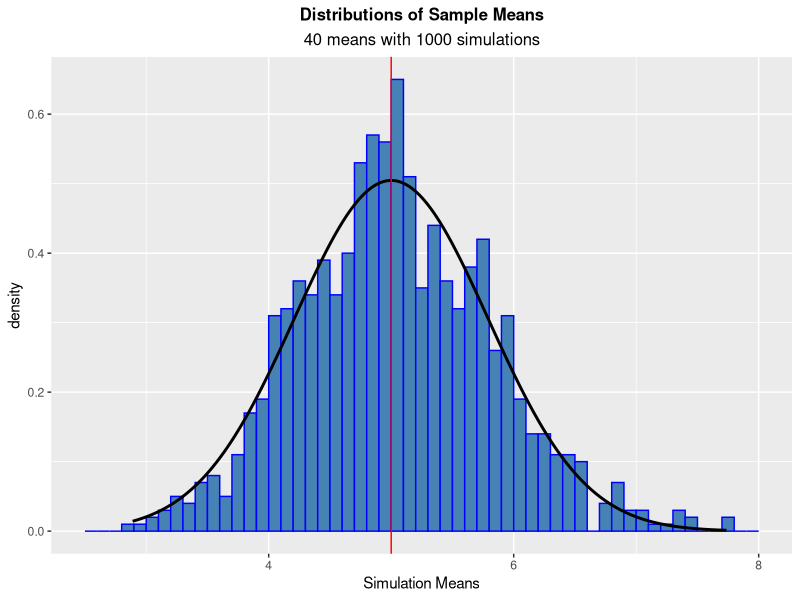

Write R code to recreate this figure.
## ---- chunk 1
set.seed(2019)
n <- 40         # number of exponentials
sims <- 1000    # number of simulations
lambda <- 0.2   

# Runs 1000 simulations and calculating mean
simulation_sims <- replicate(sims, rexp(n, lambda))
means_sims <- colMeans(simulation_sims)

## ---- chunk 2
sample_mean <- mean(means_sims)
theoretical_mean <- 1 / lambda

cbind(sample_mean, theoretical_mean)
## ---- chunk 3
sample_variance <- var(means_sims)
theoretical_variance <- (1/lambda)^2 / n

cbind(sample_variance, theoretical_variance)
## ---- chunk 4
library(ggplot2)
plotdata <- data.frame(means_sims)
x_norm <- seq(min(plotdata$means_sims), max(plotdata$means_sims), 
              length.out = 1000)
y_norm <- dnorm(x_norm, mean = 1/lambda, sd = (1/lambda)/sqrt(n))

mean_plot <- ggplot(data = plotdata, aes(x = means_sims))
mean_plot +
        geom_histogram(aes(y = ..density..),
                       breaks = seq(2.5,8, by = 0.1),
                       fill = "steelblue",
                       color = "blue") +
        ggtitle(label = "Distributions of Sample Means",
             subtitle = "40 means with 1000 simulations") +
        theme(plot.title = element_text(size = 12, hjust = 0.5, face = "bold"),
              plot.subtitle = element_text(size = 12, hjust = 0.5)) +
        xlab("Simulation Means") +
        geom_line(aes(x_norm, y_norm), size = 1) +
        geom_vline(aes(xintercept = theoretical_mean), color = "red")
